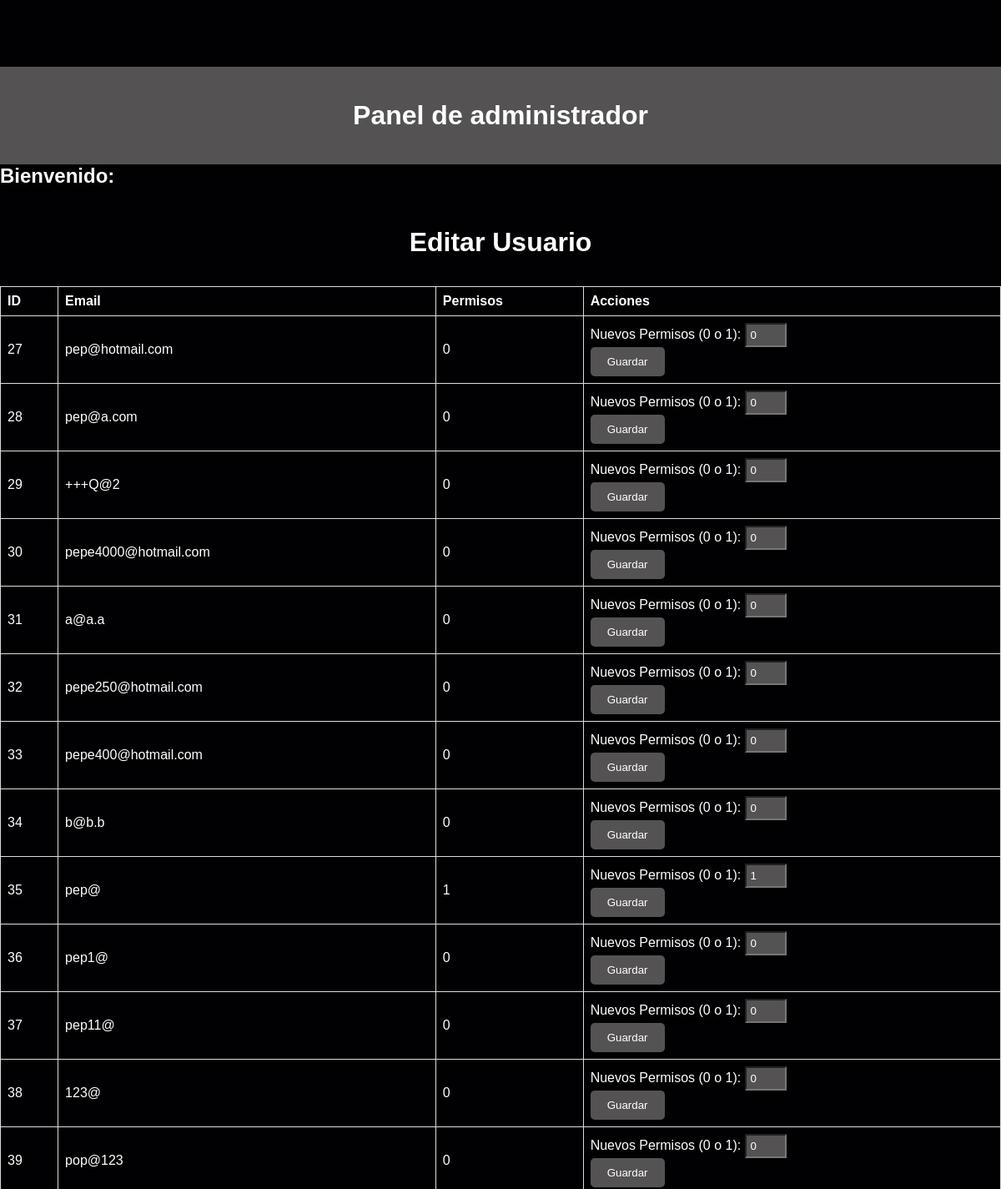
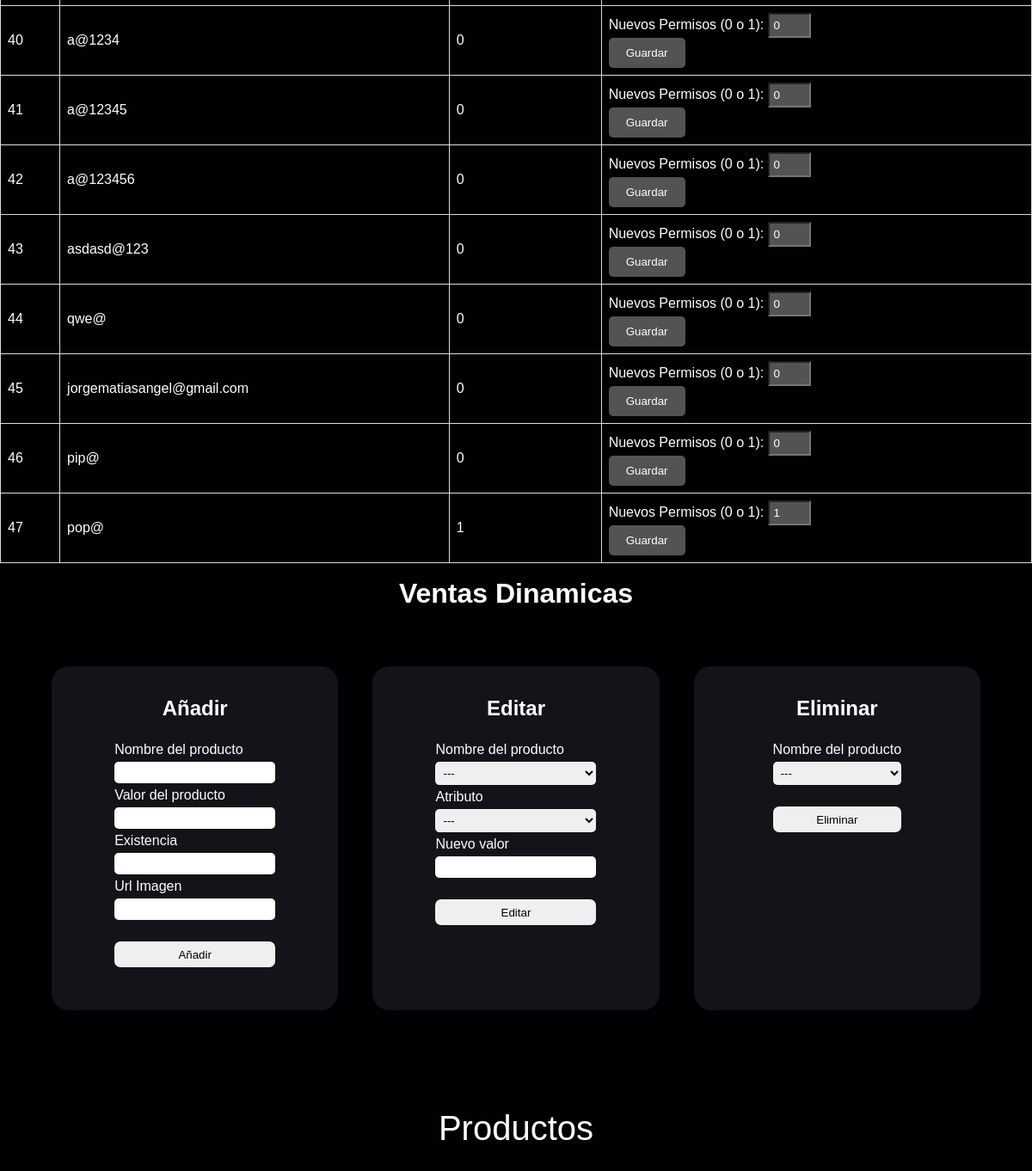
The page /paneladm.php on the database its author committed (2 pictures, top to bottom).
### tables this page shows
CREATE TABLE `usuarios` (
  `permisos` int(11) NOT NULL DEFAULT 0,
  `ID` int(11) NOT NULL,
  `nombre` varchar(254) NOT NULL,
  `correo` varchar(254) NOT NULL,
  `contrasena` varchar(254) NOT NULL,
  `genero` varchar(254) NOT NULL,
  `apellido` varchar(254) NOT NULL,
  `dni` varchar(254) NOT NULL,
  `edad` varchar(254) NOT NULL,
  `codpostal` varchar(254) NOT NULL,
  `localidad` varchar(254) NOT NULL,
  `numtel` varchar(254) NOT NULL
);

### paneladm.php (the view, shortened to what this page needs)
<?php
$db = new Database();
$con = $db->conectar();
?>
<!DOCTYPE html>
<html lang="es">
<head>
    <link rel="stylesheet" href="paneladm.css">
</head>
<body>
    <div class="titulo-container">
        <h1>Panel de administrador</h1>
    </div>
    <h2>Bienvenido: <?php echo $_SESSION['email']?></h2>
    <div class="container">
        <div class="usuario-edit">
            <header id="header">
              <h1>Editar Usuario</h1>
            </header>
            <table class="styled-table">
                <tr>
                    <th>ID</th>
                    <th>Email</th>
                    <th>Permisos</th>
                    <th>Acciones</th>
                </tr>
                <br>
                <?php
                $sqlUsuarios = $con->prepare("SELECT * FROM usuarios");
                $sqlUsuarios->execute();
                $usuarios = $sqlUsuarios->fetchAll(PDO::FETCH_ASSOC);
                foreach($usuarios as $usuario) {
                    echo '<tr>';
                    echo '<td>' . $usuario['ID'] . '</td>';
                    echo '<td>' . $usuario['correo'] . '</td>';
                    echo '<td>' . $usuario['permisos'] . '</td>';
                    echo '<td>';
                    echo '<form action="' . $_SERVER['PHP_SELF'] . '" method="post">';
                    echo '<label>Nuevos Permisos (0 o 1): </label>';
                    echo '<input type="number" name="permisos" min="0" max="1" value="' . $usuario['permisos'] . '" class="permisos-input"><br>';
                    echo '<input type="submit" name="editar_usuario" value="Guardar" class="guardar-button">';
                    echo '</form>';
                    echo '</td>';
                    echo '</tr>';
                }
                ?>
            </table>
        </div>
        <header id="header">
          <h1>Ventas Dinamicas</h1>
        </header>
        <main>
        <div class="contenedor">
            <div class="añadir">
                <h2>Añadir</h2>
                <form>
                    <label>Nombre del producto</label>
                    <input type="text" id="productoAñadir" name="nombreDelProducto">
                    <label>Valor del producto</label>
                    <input type="number" id="valorAñadir">
                    <label>Existencia</label>
                    <input type="number" id="existenciaAñadir">
                    <label>Url Imagen</label>
                    <input type="text" id="ImagenAñadir">
                    <input class="button" type="button" id="botonAñadir" value="Añadir">
                </form>
            </div>
            <div class="editar">
                <h2>Editar</h2>
                <form>
                    <label>Nombre del producto</label>
                    <select id="productoEditar">
                        <option value="">---</option>
                    </select>
                    <label>Atributo</label>
                    <select id="atributoEditar">
                        <option value="">---</option>
                    </select>
                    <label>Nuevo valor</label>
                    <input type="text" id="nuevoAtributo">
                    <input class="button" type="button" id="botonEditar" value="Editar">
                </form>
            </div>
            <div class="eliminar">
                <h2>Eliminar</h2>
                <form>
                    <label>Nombre del producto</label>
                    <select id="productoEliminar">
                        <option value="">---</option>
                    </select>
                    <input class="button" type="button" id="botonEliminar" value="Eliminar">
                </form>
            </div>
        </div>
        <div class="contenedorMensaje">
        </div>
        <div class="contenedorProductos">
            <h1>Productos</h1>
        </div>
        </div>
</body>
</html>

### paneladm.css (style rules this page uses)
body { color:#010103; }
.usuario-edit, .producto-edit { margin-top: 30px; }
.styled-table { width: 100%; max-width: 1330px; margin: 0 auto; border-collapse: collapse; }
.styled-table th, .styled-table td { padding: 8px; border: 1px solid #dddddd; text-align: left; }
.permisos-input { width: 50px; padding: 5px; background-color: rgba(107, 105, 105, 0.79); }
.guardar-button { background-color: rgba(107, 105, 105, 0.79); color: white; padding: 10px 20px; border: none; border-radius: 5px; cursor: pointer; }
* { margin: 0; padding: 0; box-sizing: border-box; color: white; }
body { font-family: 'Space Grotesk', sans-serif; background-color: #010103; padding-top: 80px; }
.titulo-container { background-color:rgba(107, 105, 105, 0.79); padding: 10px; text-align: center; }
.titulo-container h1 { color: rgb(255, 255, 255); margin: 0; font-family: 'Montserrat', sans-serif; margin: 30px 0px; }
header { display: flex; align-items: center; justify-content: center; gap: 15%; height: 70px; width: 100%; }
.contenedor { display: flex; justify-content: space-between; align-items: flex-start; margin: 50px auto 45px auto; width: 90%; flex-wrap: wrap; gap: 40px; }
.contenedor>div { display: flex; align-items: center; justify-content: flex-start; background-color: #13131a; height: 400px; width: 400px; border-radius: 20px; flex-direction: column; padding-top: 35px; gap: 25px; flex: 1 1 300px; }
.contenedor>div>form { display: flex; flex-direction: column; gap: 5px; }
.contenedor>div>form>input, select { border-radius: 5px; border: none; padding: 5px; color: black; }
option { color: black; }
.contenedor .button { margin-top: 20px; height: 30px; border-radius: 7px; border: none; color: black; }
.contenedorProductos h1 { text-align: center; padding-bottom: 20px; font-weight: 300; font-size: 40px; }
.contenedorMensaje { display: flex; justify-content: center; width: 100%; margin-left: auto; height: 70px; }

### rows shown on the page
usuarios: ID "27", correo "pep@hotmail.com", permisos "0"
usuarios: ID "28", correo "pep@a.com", permisos "0"
usuarios: ID "29", correo "+++Q@2", permisos "0"
usuarios: ID "30", correo "pepe4000@hotmail.com", permisos "0"
usuarios: ID "31", correo "a@a.a", permisos "0"
usuarios: ID "32", correo "pepe250@hotmail.com", permisos "0"
usuarios: ID "33", correo "pepe400@hotmail.com", permisos "0"
usuarios: ID "34", correo "b@b.b", permisos "0"
usuarios: ID "35", correo "pep@", permisos "1"
usuarios: ID "36", correo "pep1@", permisos "0"
usuarios: ID "37", correo "pep11@", permisos "0"
usuarios: ID "38", correo "123@", permisos "0"
usuarios: ID "39", correo "pop@123", permisos "0"
usuarios: ID "40", correo "a@1234", permisos "0"
usuarios: ID "41", correo "a@12345", permisos "0"
usuarios: ID "42", correo "a@123456", permisos "0"
usuarios: ID "43", correo "asdasd@123", permisos "0"
usuarios: ID "44", correo "qwe@", permisos "0"
usuarios: ID "45", correo "jorgematiasangel@gmail.com", permisos "0"
usuarios: ID "46", correo "pip@", permisos "0"
usuarios: ID "47", correo "pop@", permisos "1"
